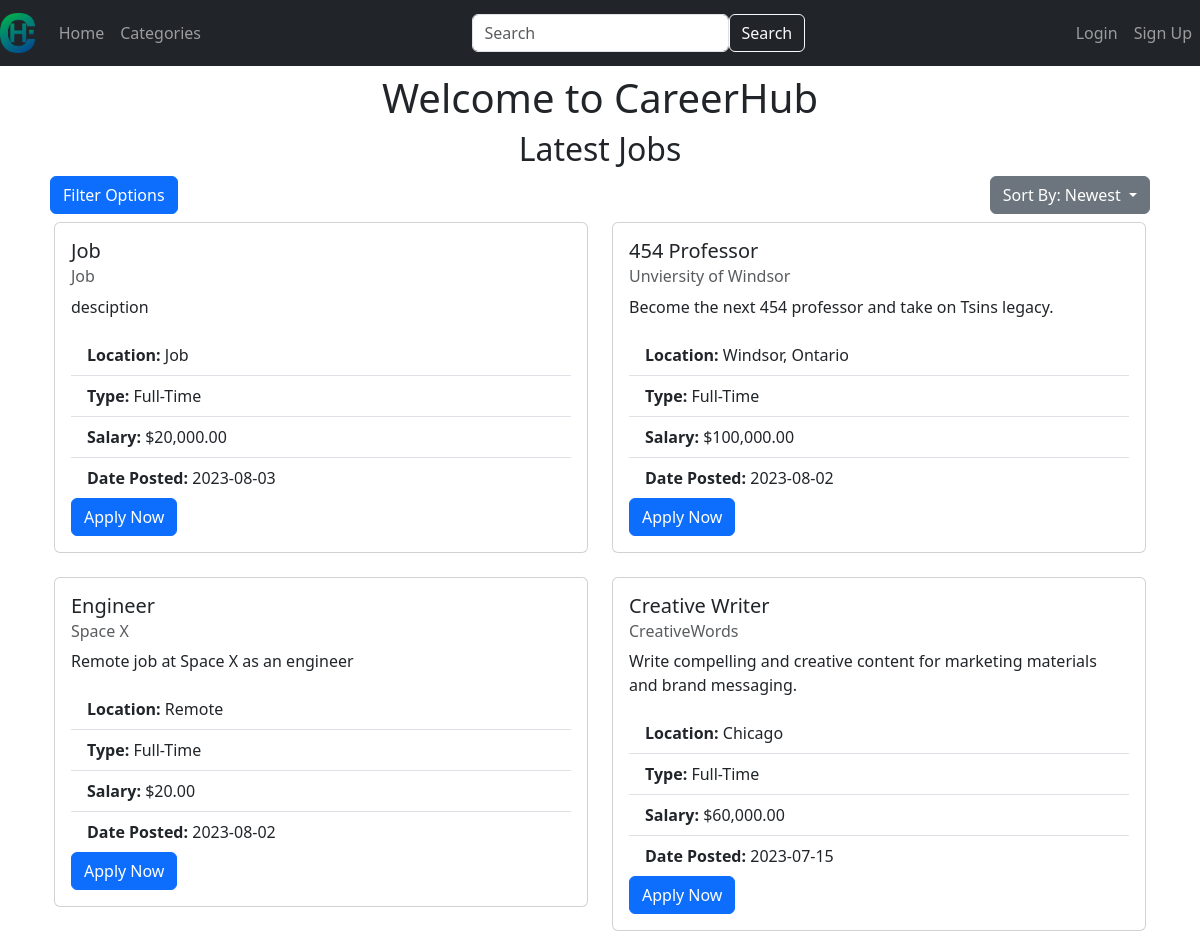
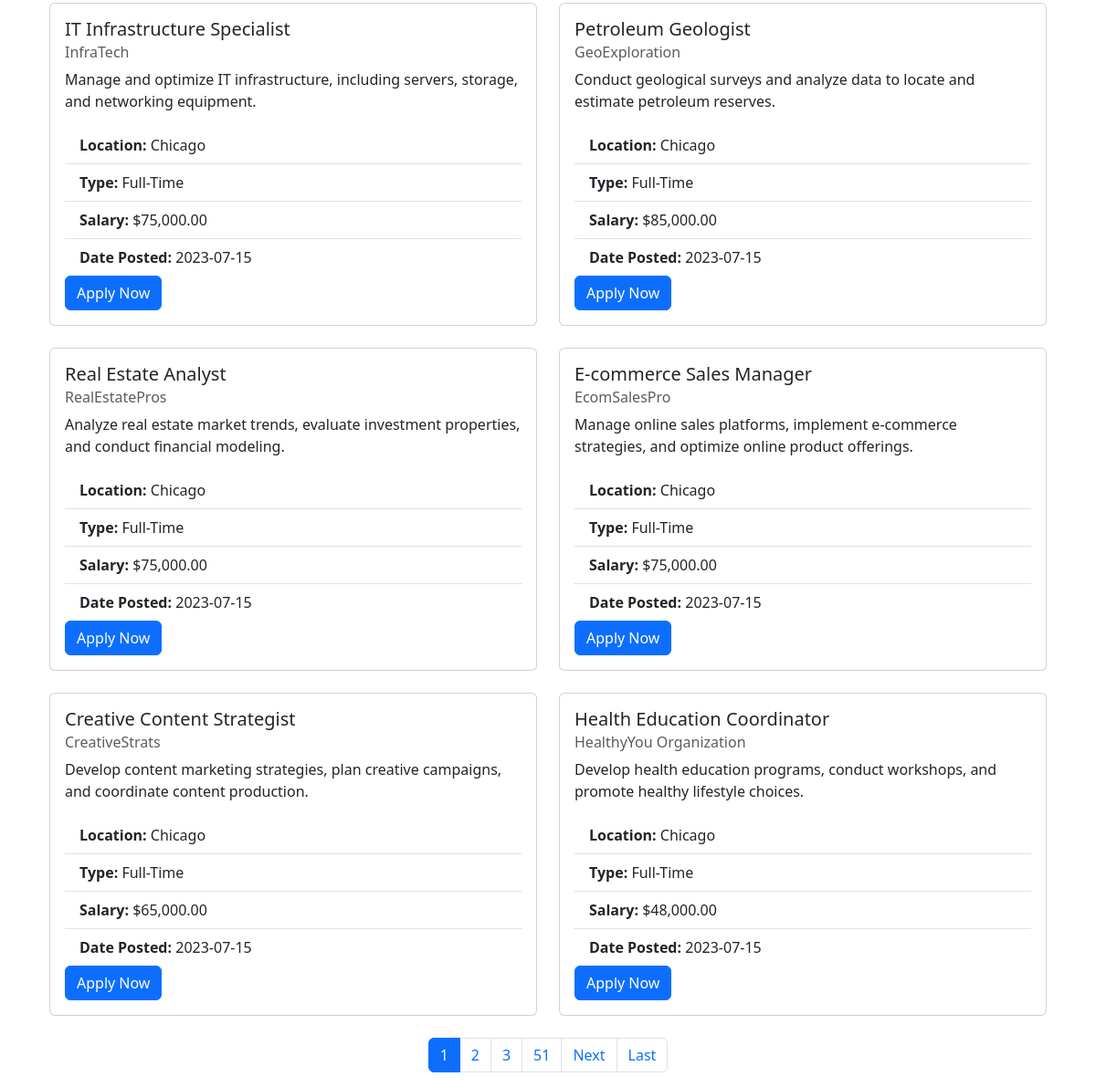
The page / on the database its author committed (2 pictures, top to bottom).
### website/models.py (models this page shows)
class JobListing(db.Model):
    job_id = db.Column(db.Integer, primary_key=True)
    title = db.Column(db.String(128))
    company = db.Column(db.String(128))
    salary = db.Column(db.Integer)
    location = db.Column(db.String(128))
    type = db.Column(db.String(128))
    description = db.Column(db.String(32768))
    email = db.Column(db.String(128))
    date_posted = db.Column(db.DateTime(timezone=True), default=func.now())
    category_id = db.Column(db.Integer, db.ForeignKey('job_category.category_id'), nullable=False)
    category = db.relationship('JobCategory', backref=db.backref('job_listings', lazy=True))

### website/views.py (the view)
@views.route('/', methods=['GET', 'POST'])
def home():
    users = User.query.all()
    page = request.args.get('page', 1, type=int)
    jobs = JobListing.query.all()
    per_page = PAGE_SIZE
    job_listings = JobListing.query.order_by(JobListing.date_posted.desc()).paginate(page=page, per_page=per_page)
    filters = get_filters()
    add_email_syntax(job_listings)
    return render_template("home.html", user=current_user, users=users, job_listings=job_listings, filters=filters)

### website/__init__.py (called while the page is built)
def format_salary(value):
    try:
        salary = float(value)
        formatted_salary = "${:,.2f}".format(salary)
        return formatted_salary
    except ValueError:
        return value

### website/views.py (called while the page is built)
def add_email_syntax(job_listings):
    if job_listings == None:
    	return None
    for job in job_listings.items:
        job.emailtitle = quote(job.title)
        job.emailcompany = quote(job.company)

### website/templates/home.html (shortened to what this page needs)
{% extends "base.html" %}
{% block content %}
<div class="m-2 align-items-center">
  <div class="text-center">
    <h1>Welcome to CareerHub</h1>
    <h2>Latest Jobs</h2>
  </div>
  <div class="d-flex justify-content-between">
    <button class="btn btn-primary d-flex justify-content-start" type="button" data-toggle="collapse" data-target="#filterCollapse" aria-expanded="false" aria-controls="filterCollapse">
    Filter Options
    </button>
    <div class="d-flex justify-content-end">
      <div class="dropdown">
        <button class="btn btn-secondary dropdown-toggle" type="button" id="sortDropdown" data-toggle="dropdown" aria-haspopup="true" aria-expanded="false">
          {% if sort == 'most_money' %}
            Sort By: Highest Salary
          {% elif sort == 'least_money' %}
            Sort By: Lowest Salary
          {% elif sort %}
            Sort By: {{ sort|capitalize }}
          {% else %}
            Sort By: Newest
          {% endif %}
        </button>
      </div>
    </div>
  </div>
</div>
<div class="container">
  <div class="row">
    {% for job in job_listings.items %}
    <div class="col-md-6 mb-4">
      <div class="card">
        <div class="card-body">
          <h5 class="card-title">{{ job.title }}</h5>
          <h6 class="card-subtitle mb-2 text-muted">{{ job.company }}</h6>
          <p class="card-text">{{ job.description }}</p>
          <ul class="list-group list-group-flush">
            <li class="list-group-item"><strong>Location:</strong> {{ job.location }}</li>
            <li class="list-group-item"><strong>Type:</strong> {{ job.type }}</li>
            <li class="list-group-item"><strong>Salary:</strong> {{ job.salary | format_salary }}</li>
            <li class="list-group-item"><strong>Date Posted:</strong> {{ job.date_posted.strftime('%Y-%m-%d') }}</li>
          </ul>
          {% if current_user.is_authenticated %}
            <a href="mailto:{{ job.email }}?subject=Job%20Application%20-%20{{ job.emailtitle }}&body=Dear%20Hiring%20Manager,%0D%0A%0D%0AI%20would%20like%20to%20apply%20for%20the%20{{ job.emailtitle }}%20position%20at%20{{ job.emailcompany }}.%20Please%20find%20my%20resume%20attached.%0D%0A%0D%0AThank%20you,%0D%0A{{ current_user.first_name if current_user.first_name else 'Your%20Name' }}" class="btn btn-primary">Apply Now</a>
          {% else %}
            <a href="mailto:{{ job.email }}?subject=Job%20Application%20-%20{{ job.emailtitle }}&body=Dear%20Hiring%20Manager,%0D%0A%0D%0AI%20would%20like%20to%20apply%20for%20the%20{{ job.emailtitle }}%20position%20at%20{{ job.emailcompany }}.%20Please%20find%20my%20resume%20attached.%0D%0A%0D%0AThank%20you,%0D%0AYour%20Name" class="btn btn-primary">Apply Now</a>
          {% endif %}
        </div>
      </div>
    </div>
    {% endfor %}
  </div>
</div>
<nav aria-label="Page navigation">
  <ul class="pagination justify-content-center">
    {% for num in job_listings.iter_pages(left_edge=1, right_edge=1, left_current=1, right_current=2) %}
      {% if num %}
        {% if num != job_listings.page %}
          <li class="page-item"><a class="page-link" href="?page={{ num }}">{{ num }}</a></li>
        {% else %}
          <li class="page-item active" aria-current="page"><span class="page-link">{{ num }}</span></li>
        {% endif %}
      {% endif %}
    {% endfor %}
    {% if job_listings.has_next %}
      <li class="page-item"><a class="page-link" href="?page={{ job_listings.next_num }}">Next</a></li>
      <li class="page-item"><a class="page-link" href="?page={{ job_listings.pages }}">Last</a></li>
    {% endif %}
  </ul>
</nav>
{% endblock %}

### website/templates/base.html (shortened to what this page needs)
<!DOCTYPE html>
<html lang="en">
	<head>
		<link
			href="https://cdn.jsdelivr.net/npm/bootstrap@5.3.0/dist/css/bootstrap.min.css"
			rel="stylesheet"
		>
		<link
			rel="stylesheet"
			href="https://stackpath.bootstrapcdn.com/font-awesome/4.7.0/css/font-awesome.min.css"
    >
	</head>
	<body>
		<nav class="navbar navbar-expand-lg navbar-dark bg-dark">
			<a class="navbar-brand" href="/">
				<img
					alt="Logo"
					src="{{url_for('static', filename='logo.png')}}"
					style="max-height: 40px"
				>
			</a>
			<div
				class="collapse navbar-collapse justify-content-between"
				id="navbar"
			>
				<div class="navbar-nav">
					<a class="nav-item nav-link" id="home" href="/">Home</a>
					<a
						class="nav-item nav-link"
						id="categories"
						href="/categories"
					>
						Categories
					</a>
				</div>
				<div class="navbar-nav">
					<form
						class="form-inline my-2 my-lg-0 d-flex flex-row"
						action="{{ url_for('views.search') }}"
						method="GET"
					>
						{% if request.args.get('query') %}
						<input
							class="form-control mr-sm-2"
							type="text"
							name="query"
							value="{{ request.args.get('query') }}"
							placeholder="Search"
							aria-label="Search"
						>
						{% else %}
						<input
							class="form-control mr-sm-2"
							type="text"
							name="query"
							placeholder="Search"
							aria-label="Search"
						>
						{% endif %}
						<button
							class="btn btn-outline-light my-2 my-sm-0"
							type="submit"
						>
							Search
						</button>
					</form>
				</div>
				<div class="navbar-nav">
					{% if user.is_authenticated %}
					<p
						class="nav-item text-light text-capitalize my-auto mr-3"
						id="welcome"
					>
						Welcome {{ user.first_name }}
					</p>
					<a class="nav-item nav-link" id="logout" href="/logout">
						Logout
					</a>
					{% else %}
					<a class="nav-item nav-link" id="login" href="/login">
						Login
					</a>
					<a class="nav-item nav-link" id="signUp" href="/sign-up">
						Sign Up
					</a>
					{% endif %}
				</div>
			</div>
		</nav>
		<div class="container">{% block content %} {% endblock %}</div>
	</body>
</html>

### rows shown on the page
JobListing: title "Job", company "Job", description "desciption", location "Job", type "Full-Time", salary "$20,000.00", date_posted "2023-08-03"
JobListing: title "454 Professor", company "Unviersity of Windsor", description "Become the next 454 professor and take on Tsins legacy.", location "Windsor, Ontario", type "Full-Time", salary "$100,000.00", date_posted "2023-08-02"
JobListing: title "Engineer", company "Space X", description "Remote job at Space X as an engineer", location "Remote", type "Full-Time", salary "$20.00", date_posted "2023-08-02"
JobListing: title "Creative Writer", company "CreativeWords", description "Write compelling and creative content for marketing materials and brand messaging.", location "Chicago", type "Full-Time", salary "$60,000.00", date_posted "2023-07-15"
JobListing: title "IT Infrastructure Specialist", company "InfraTech", description "Manage and optimize IT infrastructure, including servers, storage, and networking equipment.", location "Chicago", type "Full-Time", salary "$75,000.00", date_posted "2023-07-15"
JobListing: title "Petroleum Geologist", company "GeoExploration", description "Conduct geological surveys and analyze data to locate and estimate petroleum reserves.", location "Chicago", type "Full-Time", salary "$85,000.00", date_posted "2023-07-15"
JobListing: title "Real Estate Analyst", company "RealEstatePros", description "Analyze real estate market trends, evaluate investment properties, and conduct financial modeling.", location "Chicago", type "Full-Time", salary "$75,000.00", date_posted "2023-07-15"
JobListing: title "E-commerce Sales Manager", company "EcomSalesPro", description "Manage online sales platforms, implement e-commerce strategies, and optimize online product offerings.", location "Chicago", type "Full-Time", salary "$75,000.00", date_posted "2023-07-15"
JobListing: title "Creative Content Strategist", company "CreativeStrats", description "Develop content marketing strategies, plan creative campaigns, and coordinate content production.", location "Chicago", type "Full-Time", salary "$65,000.00", date_posted "2023-07-15"
JobListing: title "Health Education Coordinator", company "HealthyYou Organization", description "Develop health education programs, conduct workshops, and promote healthy lifestyle choices.", location "Chicago", type "Full-Time", salary "$48,000.00", date_posted "2023-07-15"

### other values the page prints
{{ num }} "1"
{{ num }} "2" "3" "51"
